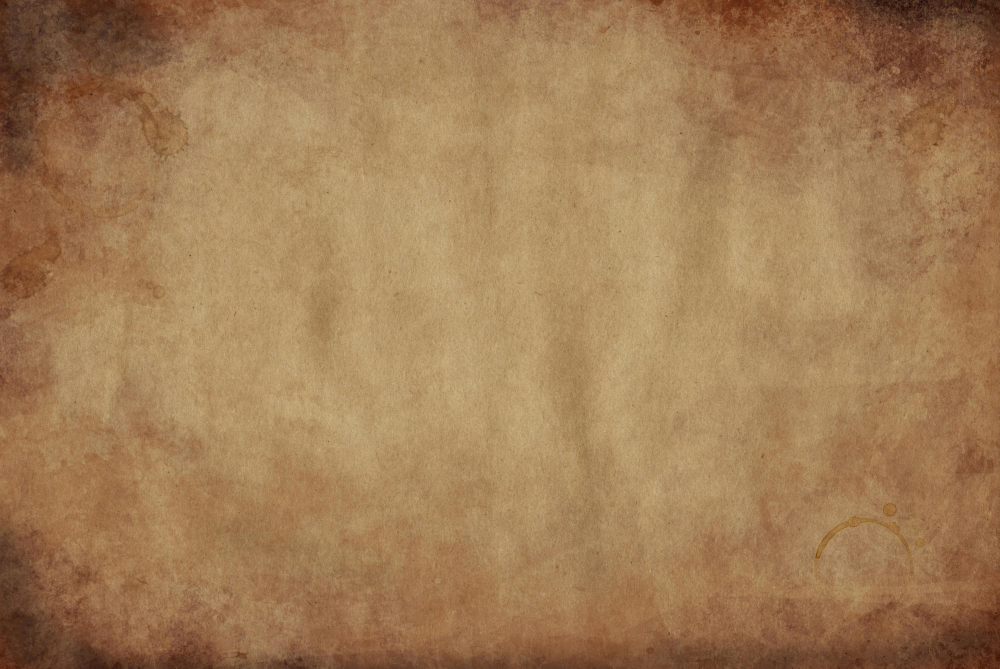
#> input picture assets/background.jpg, 3000 x 2005 px, found by its file name (shown at 1/3 size)
$ jupyter execute --allow-errors Codereels.ipynb
#> lines starting #> are read from the running program, lines starting #| are printed output that depends on the picture
[cell 1]
import os
import cv2
import time
from gtts import gTTS
from pydub import AudioSegment
from PIL import Image, ImageDraw, ImageFont

# Configure paths
FFMPEG_PATH = r'C:\Users\Hp\Downloads\ffmpeg-master-latest-win64-gpl-shared\bin\ffmpeg.exe'
FFPROBE_PATH = r'C:\Users\Hp\Downloads\ffmpeg-master-latest-win64-gpl-shared\bin\ffprobe.exe'
ASSETS_DIR = r'C:\Users\Hp\CodeReels\assets'
os.makedirs(ASSETS_DIR, exist_ok=True)

# Set ffmpeg paths for pydub
AudioSegment.ffmpeg = FFMPEG_PATH
AudioSegment.ffprobe = FFPROBE_PATH

def close_file_handles(filepath):
    """Attempt to close any open handles to a file"""
    try:
        if os.path.exists(filepath):
            os.close(os.open(filepath, os.O_WRONLY))
    except:
        pass

def safe_remove(filepath):
    """Safely remove a file with retries"""
    for _ in range(3):  # Try 3 times
        try:
            close_file_handles(filepath)
            if os.path.exists(filepath):
                os.remove(filepath)
            return True
        except Exception as e:
            print(f"Warning: Could not remove {filepath} - {e}")
            time.sleep(0.5)  # Wait before retrying
    return False

def generate_audio(text, audio_path):
    """Generate audio from text using gTTS"""
    try:
        safe_remove(audio_path)
        tts = gTTS(text=text, lang='en', slow=False)
        tts.save(audio_path)
        print(f"Audio generated: {audio_path}")
        return True
    except Exception as e:
        print(f"Error generating audio: {e}")
        return False

def create_image_with_text(text, image_path, bg_image_path=None):
    """Create image with text overlay"""
    try:
        safe_remove(image_path)

        if bg_image_path and os.path.exists(bg_image_path):
            img = Image.open(bg_image_path).convert('RGB')
        else:
            img = Image.new('RGB', (1080, 1920), color=(0, 0, 0))

        draw = ImageDraw.Draw(img)

        try:
            font = ImageFont.truetype("arial.ttf", 60)
        except:
            font = ImageFont.load_default()

        # Text wrapping logic remains the same as before
        # ... (use your existing text wrapping code)

        img.save(image_path)
        print(f"Image generated: {image_path}")
        return True
    except Exception as e:
        print(f"Error creating image: {e}")
        return False

def create_video(image_path, audio_path, video_path):
    """Create video from static image with audio duration"""
    try:
        safe_remove(video_path)
        audio = AudioSegment.from_file(audio_path)
        duration_sec = len(audio) / 1000

        img = cv2.imread(image_path)
        if img is None:
            raise ValueError("Could not read image file")

        height, width = img.shape[:2]
        fps = 30

        fourcc = cv2.VideoWriter_fourcc(*'mp4v')
        out = cv2.VideoWriter(video_path, fourcc, fps, (width, height))

        for _ in range(int(duration_sec * fps)):
            out.write(img)

        out.release()
        print(f"Video generated: {video_path}")
        return True
    except Exception as e:
        print(f"Error creating video: {e}")
        return False

# [11 lines left out: function combine_video_audio, not called in this run]

def generate_reel(text, bg_image_path=None):
    """Main function to generate video reel"""
    audio_path = os.path.join(ASSETS_DIR, "voice.mp3")
    image_path = os.path.join(ASSETS_DIR, "text_image.jpg")
    temp_video_path = os.path.join(ASSETS_DIR, "temp_video.mp4")
    final_output_path = os.path.join(ASSETS_DIR, "final_reel.mp4")

    # Clean up old files safely
    for path in [audio_path, image_path, temp_video_path, final_output_path]:
        safe_remove(path)

    # Execute pipeline with checks
    steps = [
        (generate_audio, (text, audio_path)),
        (create_image_with_text, (text, image_path, bg_image_path)),
        (create_video, (image_path, audio_path, temp_video_path)),
        (combine_video_audio, (temp_video_path, audio_path, final_output_path))
    ]

    for func, args in steps:
        if not func(*args):
            print(f"Failed at step: {func.__name__}")
            return False
#> this loop made 3 passes
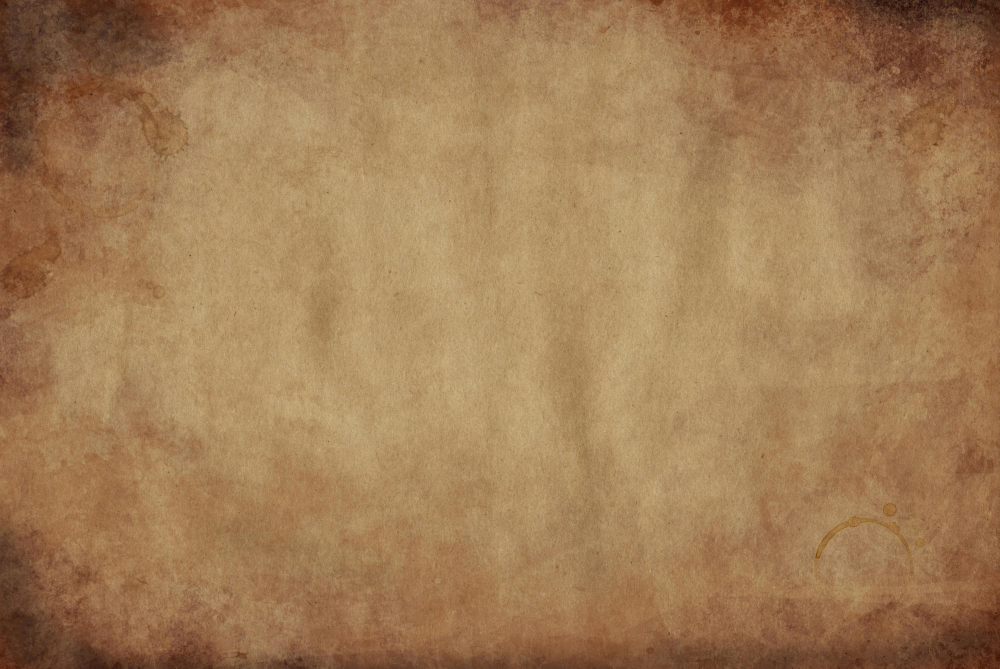
#> input picture assets/background.jpg, 3000 x 2005 px, found by its file name (shown at 1/3 size)

    print("Video reel generation complete!")
    return True

#> (the rest of this cell did not finish here and is left out)

[cell 2]
import os
import cv2
import time
from gtts import gTTS
from pydub import AudioSegment
from PIL import Image, ImageDraw, ImageFont
import subprocess

# Configure paths - UPDATE THESE TO YOUR ACTUAL PATHS
FFMPEG_PATH = r'C:\Users\Hp\Downloads\ffmpeg-master-latest-win64-gpl-shared\ffmpeg-master-latest-win64-gpl-shared\bin\ffmpeg.exe'  # Update this path
FFPROBE_PATH = r'C:\Users\Hp\Downloads\ffmpeg-master-latest-win64-gpl-shared\ffmpeg-master-latest-win64-gpl-shared\bin\ffprobe.exe'  # Update this path
ASSETS_DIR = r'C:\Users\Hp\CodeReels\assets'
os.makedirs(ASSETS_DIR, exist_ok=True)

# Set environment variables for pydub
os.environ['PATH'] += os.pathsep + os.path.dirname(FFMPEG_PATH)
os.environ['FFMPEG_PATH'] = FFMPEG_PATH
os.environ['FFPROBE_PATH'] = FFPROBE_PATH

def close_file_handles(filepath):
    """Helper function to close file handles on Windows"""
    try:
        if os.name == 'nt':  # Windows
            import ctypes
            kernel32 = ctypes.windll.kernel32
            handle = kernel32.CreateFileW(
                filepath, 0x80000000, 1, None, 3, 0x80, None)
            if handle != -1:
                kernel32.CloseHandle(handle)
    except:
        pass

def safe_remove(filepath):
    """Safely remove a file with retries and handle closing"""
    for _ in range(5):  # Try 5 times
        try:
            close_file_handles(filepath)
            if os.path.exists(filepath):
                os.remove(filepath)
                return True
        except Exception as e:
            print(f"Warning: Could not remove {filepath} - {e}")
            time.sleep(1)  # Wait longer between retries
    return False

def generate_audio(text, audio_path):
    """Generate audio from text using gTTS"""
    try:
        safe_remove(audio_path)
        tts = gTTS(text=text, lang='en', slow=False)
        tts.save(audio_path)
        print(f"Audio generated: {audio_path}")
        return True
    except Exception as e:
        print(f"Error generating audio: {e}")
        return False

def create_image_with_text(text, image_path, bg_image_path=None):
    """Create image with text overlay"""
    try:
        safe_remove(image_path)

        # Create background (1080x1920 for vertical video)
        if bg_image_path and os.path.exists(bg_image_path):
            img = Image.open(bg_image_path).convert('RGB')
            img = img.resize((1080, 1920))
        else:
            img = Image.new('RGB', (1080, 1920), color=(0, 0, 0))  # Black background

        draw = ImageDraw.Draw(img)

        # Try to load a nice font
        try:
            font = ImageFont.truetype("arial.ttf", 60)
        except:
            try:
                font = ImageFont.truetype("C:/Windows/Fonts/arial.ttf", 60)
            except:
                font = ImageFont.load_default(size=60)

        # Simple text wrapping
        lines = []
        words = text.split()
        current_line = []

        for word in words:
            test_line = ' '.join(current_line + [word])
            if draw.textlength(test_line, font=font) <= 1000:  # 1000px width
                current_line.append(word)
            else:
                lines.append(' '.join(current_line))
                current_line = [word]
        lines.append(' '.join(current_line))

        # Calculate positions
        y = (1920 - (len(lines) * 70)) // 2  # Approximate line height

        # Draw each line
        for line in lines:
            text_width = draw.textlength(line, font=font)
            x = (1080 - text_width) // 2
            draw.text((x, y), line, font=font, fill=(255, 255, 255))
            y += 70  # Line height

        img.save(image_path)
        print(f"Image generated: {image_path}")
        return True
    except Exception as e:
        print(f"Error creating image: {e}")
        return False

def create_video(image_path, audio_path, video_path):
    """Create video from static image with audio duration"""
    try:
        safe_remove(video_path)

        # Get audio duration using pydub
        try:
            audio = AudioSegment.from_file(audio_path)
            duration = len(audio) / 1000  # Convert to seconds
        except Exception as e:
            print(f"Error reading audio: {e}")
            duration = 5  # Default duration if audio fails

        # Create video using FFmpeg directly (more reliable)
        cmd = [
            FFMPEG_PATH,
            '-loop', '1',
            '-i', image_path,
            '-i', audio_path,
            '-c:v', 'libx264',
            '-t', str(duration),
            '-pix_fmt', 'yuv420p',
            '-shortest',
            video_path
        ]

        subprocess.run(cmd, check=True)
        print(f"Video generated: {video_path}")
        return True
    except Exception as e:
        print(f"Error creating video: {e}")
        return False

def generate_reel(text, bg_image_path=None):
    """Main function to generate video reel"""
    # Define paths
    audio_path = os.path.join(ASSETS_DIR, "voice.mp3")
    image_path = os.path.join(ASSETS_DIR, "text_image.jpg")
    video_path = os.path.join(ASSETS_DIR, "final_reel.mp4")

    # Clean up old files
    for path in [audio_path, image_path, video_path]:
        safe_remove(path)

    # Execute pipeline
    if not generate_audio(text, audio_path):
        return False

    if not create_image_with_text(text, image_path, bg_image_path):
#> in create_image_with_text, img is the input picture: PIL image 3000x2005 RGB; mean R, G, B 161.5, 125, 85.4
#> in create_image_with_text, `img = img.resize((1080, 1920))`:
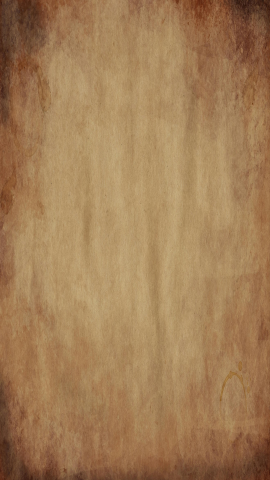
#> img: PIL image 1080x1920 RGB (shown at 1/4 size); mean R, G, B 161.5, 125, 85.4
#> after the loop in create_image_with_text, `for word in words:`: lines = ['Top-down parsing starts from the', 'root and builds the tree', 'downward using leftmost', 'derivation. Bottom-up parsing', 'works in reverse, starting from', 'leaves and combining tokens']
#> in create_image_with_text, `y = (1920 - (len(lines) * 70)) // 2`: y = 715
#> the loop in create_image_with_text, `for line in lines:` made 7 passes
#> (line, text_width, x, y) on passes 1 to 7: ('Top-down parsing starts from the', 993.9, 43, 785), ('root and builds the tree', 707.5, 186, 855), ('downward using leftmost', 756.9, 161, 925), ('derivation. Bottom-up parsing', 902.3, 88, 995), ('works in reverse, starting from', 924.3, 77, 1065), ('leaves and combining tokens', 877, 101, 1135), ('until it reaches the start symbol.', 978.8, 50, 1205)
#> after the loop in create_image_with_text, `for line in lines:`: y = 1205
#> in create_image_with_text, `img.save(image_path)`:
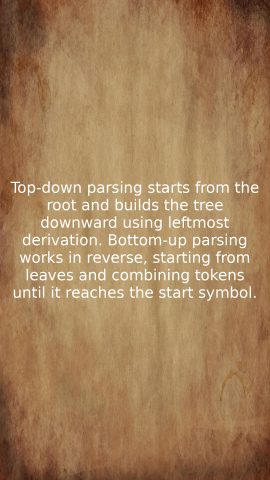
#> saved as text_image.jpg: PIL image 1080x1920 RGB (shown at 1/4 size); mean R, G, B 164.2, 128.9, 90.9
        return False

    if not create_video(image_path, audio_path, video_path):
        return False

    print("Video reel generation complete!")
    return True

#> (the rest of this cell did not finish here and is left out)

[cell 3]
from pydub import AudioSegment

# Set the path to ffmpeg and ffprobe manually
AudioSegment.ffmpeg = r'C:\Users\Hp\Downloads\ffmpeg-master-latest-win64-gpl-shared\ffmpeg-master-latest-win64-gpl-shared\bin\ffmpeg.exe'
AudioSegment.ffprobe = r'C:\Users\Hp\Downloads\ffmpeg-master-latest-win64-gpl-shared\ffmpeg-master-latest-win64-gpl-shared\bin\ffprobe.exe'

# Now you can proceed with the rest of your code as before

[cell 4]
import os
import cv2
import time
import numpy as np
from gtts import gTTS
from pydub import AudioSegment
from PIL import Image, ImageDraw, ImageFont
import subprocess

# Configure paths
FFMPEG_PATH = r'C:\Users\Hp\Downloads\ffmpeg-master-latest-win64-gpl-shared\bin\ffmpeg.exe'
FFPROBE_PATH = r'C:\Users\Hp\Downloads\ffmpeg-master-latest-win64-gpl-shared\bin\ffprobe.exe'
ASSETS_DIR = r'C:\Users\Hp\CodeReels\assets'
os.makedirs(ASSETS_DIR, exist_ok=True)

# Set ffmpeg paths for pydub
AudioSegment.ffmpeg = FFMPEG_PATH
AudioSegment.ffprobe = FFPROBE_PATH

def close_file_handles(filepath):
    """Attempt to close any open handles to a file"""
    try:
        if os.path.exists(filepath):
            os.close(os.open(filepath, os.O_WRONLY))
    except:
        pass

def safe_remove(filepath):
    """Safely remove a file with retries"""
    for _ in range(3):
        try:
            close_file_handles(filepath)
            if os.path.exists(filepath):
                os.remove(filepath)
            return True
        except Exception as e:
            print(f"Warning: Could not remove {filepath} - {e}")
            time.sleep(0.5)
    return False

def generate_audio(text, audio_path):
    """Generate audio from text using gTTS"""
    try:
        safe_remove(audio_path)
        tts = gTTS(text=text, lang='en', slow=False)
        tts.save(audio_path)
        print(f"Audio generated: {audio_path}")
        return True
    except Exception as e:
        print(f"Error generating audio: {e}")
        return False

def wrap_text(text, font, max_width):
    """Wrap text to fit within specified width"""
    lines = []
    for paragraph in text.split('\n'):
        words = paragraph.split()
        current_line = []

        for word in words:
            test_line = ' '.join(current_line + [word])
            test_width = font.getlength(test_line)

            if test_width <= max_width:
                current_line.append(word)
            else:
                if current_line:
                    lines.append(' '.join(current_line))
                current_line = [word]

        if current_line:
            lines.append(' '.join(current_line))

    return lines

def create_animated_text_frame(draw, img, text_lines, font, progress, frame_num):
    """Create animated text frame with various effects"""
    width, height = img.size
    total_lines = len(text_lines)

    # Base color (white with rainbow effect)
    base_color = (
        int(255 * (0.5 + 0.5 * np.sin(progress * 2 * np.pi + 0))),
        int(255 * (0.5 + 0.5 * np.sin(progress * 2 * np.pi + 2))),
        int(255 * (0.5 + 0.5 * np.sin(progress * 2 * np.pi + 4))))


    # Draw each line with animation
    for i, line in enumerate(text_lines):
        # Calculate vertical position with wave effect
        line_progress = (progress + i * 0.1) % 1.0
        y_offset = int(20 * np.sin(line_progress * 2 * np.pi))

        # Calculate horizontal position
        text_width = font.getlength(line)
        x = (width - text_width) // 2
        y = (height - total_lines * 70) // 2 + i * 70 + y_offset

        # Draw text with outline
        border_width = 2
        for dx in [-border_width, 0, border_width]:
            for dy in [-border_width, 0, border_width]:
                if dx != 0 or dy != 0:
                    draw.text((x+dx, y+dy), line, fill=(0,0,0), font=font)

        # Draw main text with color that changes per line
        line_color = (
            int(base_color[0] * (0.7 + 0.3 * np.sin(i * 0.5))),
            int(base_color[1] * (0.7 + 0.3 * np.sin(i * 0.5 + 2))),
            int(base_color[2] * (0.7 + 0.3 * np.sin(i * 0.5 + 4))))

        draw.text((x, y), line, fill=line_color, font=font)

def create_animated_image(text, image_path, bg_image_path=None, duration=5):
    """Create animated image with text effects"""
    try:
        safe_remove(image_path)

        if bg_image_path and os.path.exists(bg_image_path):
            img = Image.open(bg_image_path).convert('RGB')
            img = img.resize((1080, 1920))
        else:
            # Create gradient background
            img = Image.new('RGB', (1080, 1920), color=(0, 0, 0))
            draw = ImageDraw.Draw(img)
            for y in range(1920):
                gradient = int(255 * y / 1920)
                draw.line([(0, y), (1080, y)], fill=(gradient//4, gradient//2, gradient))

        try:
            font = ImageFont.truetype("arial.ttf", 60)
        except:
            font = ImageFont.load_default(size=60)

        # Wrap text
        max_width = 1000  # Allow 40px margin on each side
        text_lines = wrap_text(text, font, max_width)

        # Generate frames
        fps = 30
        num_frames = int(duration * fps)

        # Initialize video writer
        fourcc = cv2.VideoWriter_fourcc(*'mp4v')
        out = cv2.VideoWriter(image_path, fourcc, fps, (1080, 1920))

        for frame_num in range(num_frames):
            frame = img.copy()
            draw = ImageDraw.Draw(frame)
            progress = frame_num / num_frames

            create_animated_text_frame(draw, frame, text_lines, font, progress, frame_num)

            # Convert PIL Image to numpy array for OpenCV
            frame_cv = cv2.cvtColor(np.array(frame), cv2.COLOR_RGB2BGR)
            out.write(frame_cv)

        out.release()
        print(f"Animated image saved as video: {image_path}")
        return True
    except Exception as e:
        print(f"Error creating animated image: {e}")
        return False

def create_video_with_audio(image_path, audio_path, output_path):
    """Combine animated video with audio"""
    try:
        safe_remove(output_path)

        # Get audio duration
        audio = AudioSegment.from_file(audio_path)
        audio_duration = len(audio) / 1000

        # Use FFmpeg to combine
        cmd = [
            FFMPEG_PATH,
            '-y',
            '-i', image_path,
            '-i', audio_path,
            '-c:v', 'libx264',
            '-c:a', 'aac',
            '-strict', 'experimental',
            '-shortest',
            '-pix_fmt', 'yuv420p',
            output_path
        ]

        subprocess.run(cmd, check=True)
        print(f"Final video with animations saved: {output_path}")
        return True
    except Exception as e:
        print(f"Error creating final video: {e}")
        return False

def generate_reel(text, bg_image_path=None):
    """Main function to generate animated video reel"""
    audio_path = os.path.join(ASSETS_DIR, "voice.mp3")
    animated_image_path = os.path.join(ASSETS_DIR, "animated_text.mp4")
    final_output_path = os.path.join(ASSETS_DIR, "final_reel.mp4")

    # Clean up old files
    for path in [audio_path, animated_image_path, final_output_path]:
        safe_remove(path)

    # Execute pipeline
    if not generate_audio(text, audio_path):
        return False

    if not create_animated_image(text, animated_image_path, bg_image_path):
#> the loop in create_animated_image, `for frame_num in range(num_frames):` made 150 passes
#> pass 1, in create_animated_image, `frame_cv = cv2.cvtColor(np.array(frame), cv2.COLOR_RGB2BGR)`:
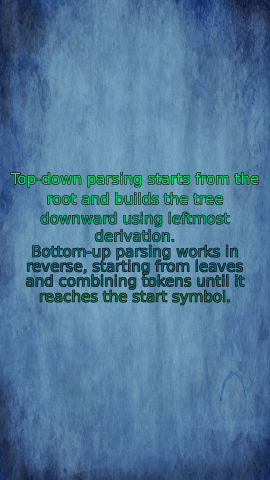
#> frame_cv: shape (1920, 1080, 3) (shown at 1/4 size); mean R, G, B 78.9, 120.1, 152.6
#> after the loop in create_animated_image, `for frame_num in range(num_frames):`:
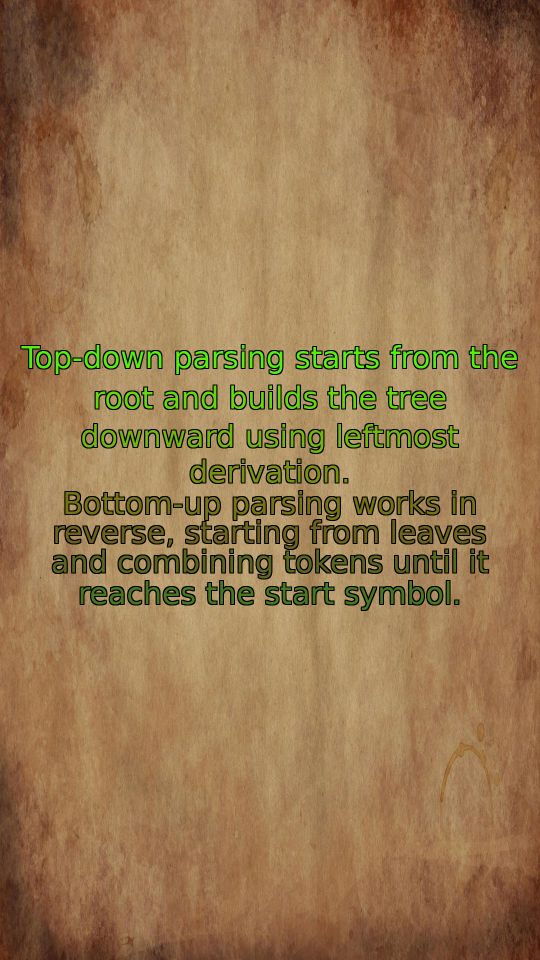
#> frame: PIL image 1080x1920 RGB (shown at 1/2 size); mean R, G, B 152.5, 120.1, 78.9
        return False

    if not create_video_with_audio(animated_image_path, audio_path, final_output_path):
        return False

    print("Animated video reel generation complete!")
    return True

#> (the rest of this cell did not finish here and is left out)
